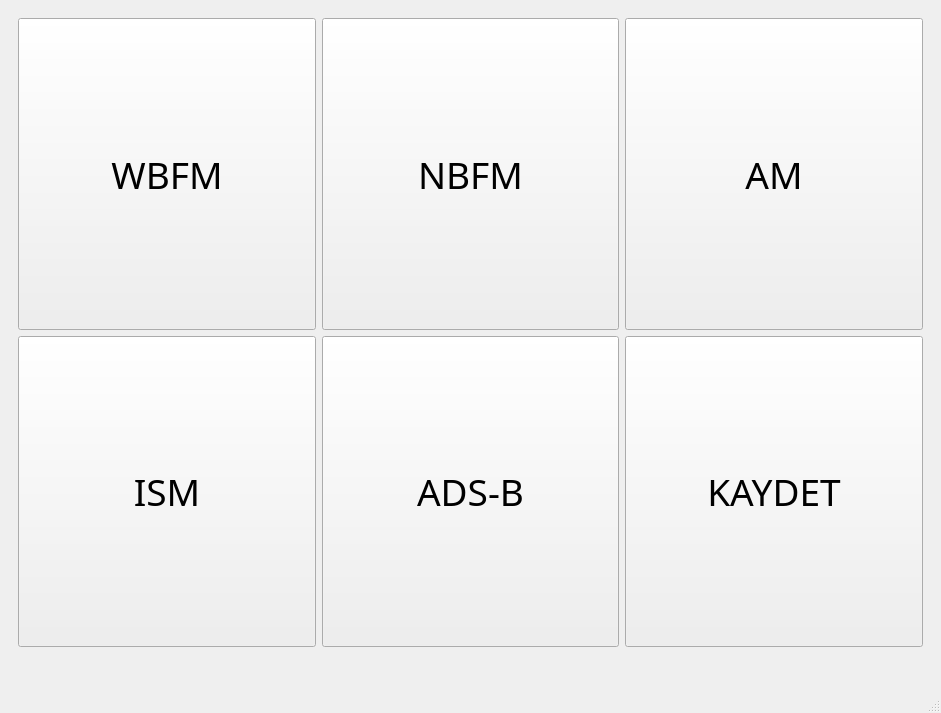
<?xml version="1.0" encoding="UTF-8"?>
<ui version="4.0">
 <class>MainWindow</class>
 <widget class="QMainWindow" name="MainWindow">
  <property name="geometry">
   <rect>
    <x>0</x>
    <y>0</y>
    <width>941</width>
    <height>713</height>
   </rect>
  </property>
  <property name="windowTitle">
   <string>Haberleşme Eğitim Kiti - HaKi</string>
  </property>
  <property name="windowIcon">
   <iconset>
    <normaloff>icons/2009232-200.png</normaloff>icons/2009232-200.png</iconset>
  </property>
  <property name="iconSize">
   <size>
    <width>10</width>
    <height>5</height>
   </size>
  </property>
  <widget class="QWidget" name="centralwidget">
   <layout class="QGridLayout" name="gridLayout_2">
    <item row="0" column="0">
     <widget class="QStackedWidget" name="stackedWidget">
      <property name="currentIndex">
       <number>1</number>
      </property>
      <widget class="QWidget" name="page">
       <layout class="QGridLayout" name="gridLayout_7">
        <item row="0" column="0">
         <layout class="QGridLayout" name="gridLayout_5">
          <item row="5" column="1">
           <widget class="QPushButton" name="pushButton">
            <property name="sizePolicy">
             <sizepolicy hsizetype="Preferred" vsizetype="Preferred">
              <horstretch>0</horstretch>
              <verstretch>0</verstretch>
             </sizepolicy>
            </property>
            <property name="font">
             <font>
              <family>MS Reference Sans Serif</family>
              <pointsize>10</pointsize>
             </font>
            </property>
            <property name="text">
             <string>KAYDET</string>
            </property>
            <property name="icon">
             <iconset>
              <normaloff>icons/record.png</normaloff>icons/record.png</iconset>
            </property>
           </widget>
          </item>
          <item row="1" column="1">
           <spacer name="verticalSpacer_4">
            <property name="orientation">
             <enum>Qt::Vertical</enum>
            </property>
            <property name="sizeType">
             <enum>QSizePolicy::Preferred</enum>
            </property>
            <property name="sizeHint" stdset="0">
             <size>
              <width>20</width>
              <height>40</height>
             </size>
            </property>
           </spacer>
          </item>
          <item row="2" column="0" colspan="3">
           <widget class="QLabel" name="label_2">
            <property name="font">
             <font>
              <family>MS Reference Sans Serif</family>
             </font>
            </property>
            <property name="text">
             <string>Merkez Freakns (MHz):</string>
            </property>
           </widget>
          </item>
          <item row="0" column="1">
           <widget class="QLabel" name="label_5">
            <property name="font">
             <font>
              <family>MS Reference Sans Serif</family>
              <pointsize>10</pointsize>
             </font>
            </property>
            <property name="text">
             <string>KAYDETME SEÇENEKLERİ</string>
            </property>
           </widget>
          </item>
          <item row="4" column="1">
           <spacer name="verticalSpacer_3">
            <property name="orientation">
             <enum>Qt::Vertical</enum>
            </property>
            <property name="sizeType">
             <enum>QSizePolicy::Expanding</enum>
            </property>
            <property name="sizeHint" stdset="0">
             <size>
              <width>20</width>
              <height>40</height>
             </size>
            </property>
           </spacer>
          </item>
          <item row="3" column="0" colspan="3">
           <layout class="QGridLayout" name="gridLayout_6">
            <item row="1" column="0">
             <widget class="QLabel" name="label_6">
              <property name="font">
               <font>
                <family>MS Reference Sans Serif</family>
               </font>
              </property>
              <property name="text">
               <string>Bant Genişliği:</string>
              </property>
             </widget>
            </item>
            <item row="2" column="2">
             <widget class="QRadioButton" name="radioButton_3">
              <property name="sizePolicy">
               <sizepolicy hsizetype="Preferred" vsizetype="Preferred">
                <horstretch>0</horstretch>
                <verstretch>0</verstretch>
               </sizepolicy>
              </property>
              <property name="font">
               <font>
                <family>MS Reference Sans Serif</family>
               </font>
              </property>
              <property name="text">
               <string>1.024 MHz</string>
              </property>
              <attribute name="buttonGroup">
               <string notr="true">buttonGroup</string>
              </attribute>
             </widget>
            </item>
            <item row="3" column="0">
             <widget class="QLabel" name="label_7">
              <property name="font">
               <font>
                <family>MS Reference Sans Serif</family>
               </font>
              </property>
              <property name="text">
               <string>Süre:</string>
              </property>
             </widget>
            </item>
            <item row="4" column="0">
             <widget class="QRadioButton" name="radioButton_4">
              <property name="sizePolicy">
               <sizepolicy hsizetype="Preferred" vsizetype="Preferred">
                <horstretch>0</horstretch>
                <verstretch>0</verstretch>
               </sizepolicy>
              </property>
              <property name="font">
               <font>
                <family>MS Reference Sans Serif</family>
               </font>
              </property>
              <property name="text">
               <string>15 s</string>
              </property>
              <attribute name="buttonGroup">
               <string notr="true">buttonGroup_2</string>
              </attribute>
             </widget>
            </item>
            <item row="4" column="2">
             <widget class="QRadioButton" name="radioButton_6">
              <property name="sizePolicy">
               <sizepolicy hsizetype="Preferred" vsizetype="Preferred">
                <horstretch>0</horstretch>
                <verstretch>0</verstretch>
               </sizepolicy>
              </property>
              <property name="font">
               <font>
                <family>MS Reference Sans Serif</family>
               </font>
              </property>
              <property name="text">
               <string>60 s</string>
              </property>
              <attribute name="buttonGroup">
               <string notr="true">buttonGroup_2</string>
              </attribute>
             </widget>
            </item>
            <item row="2" column="0">
             <widget class="QRadioButton" name="radioButton">
              <property name="sizePolicy">
               <sizepolicy hsizetype="Preferred" vsizetype="Preferred">
                <horstretch>0</horstretch>
                <verstretch>0</verstretch>
               </sizepolicy>
              </property>
              <property name="font">
               <font>
                <family>MS Reference Sans Serif</family>
               </font>
              </property>
              <property name="text">
               <string>2.4 MHz</string>
              </property>
              <attribute name="buttonGroup">
               <string notr="true">buttonGroup</string>
              </attribute>
             </widget>
            </item>
            <item row="4" column="1">
             <widget class="QRadioButton" name="radioButton_5">
              <property name="sizePolicy">
               <sizepolicy hsizetype="Preferred" vsizetype="Preferred">
                <horstretch>0</horstretch>
                <verstretch>0</verstretch>
               </sizepolicy>
              </property>
              <property name="font">
               <font>
                <family>MS Reference Sans Serif</family>
               </font>
              </property>
              <property name="text">
               <string>30 s</string>
              </property>
              <attribute name="buttonGroup">
               <string notr="true">buttonGroup_2</string>
              </attribute>
             </widget>
            </item>
            <item row="0" column="0" colspan="2">
             <widget class="QSlider" name="horizontalSlider">
              <property name="minimum">
               <number>24</number>
              </property>
              <property name="maximum">
               <number>1700</number>
              </property>
              <property name="singleStep">
               <number>10</number>
              </property>
              <property name="orientation">
               <enum>Qt::Horizontal</enum>
              </property>
             </widget>
            </item>
            <item row="0" column="2">
             <layout class="QHBoxLayout" name="horizontalLayout">
              <item>
               <spacer name="horizontalSpacer_6">
                <property name="orientation">
                 <enum>Qt::Horizontal</enum>
                </property>
                <property name="sizeType">
                 <enum>QSizePolicy::Fixed</enum>
                </property>
                <property name="sizeHint" stdset="0">
                 <size>
                  <width>40</width>
                  <height>20</height>
                 </size>
                </property>
               </spacer>
              </item>
              <item>
               <widget class="QLabel" name="label_8">
                <property name="font">
                 <font>
                  <family>MS Reference Sans Serif</family>
                  <pointsize>8</pointsize>
                 </font>
                </property>
                <property name="text">
                 <string>24 MHz</string>
                </property>
               </widget>
              </item>
             </layout>
            </item>
            <item row="2" column="1">
             <widget class="QRadioButton" name="radioButton_2">
              <property name="sizePolicy">
               <sizepolicy hsizetype="Preferred" vsizetype="Preferred">
                <horstretch>0</horstretch>
                <verstretch>0</verstretch>
               </sizepolicy>
              </property>
              <property name="font">
               <font>
                <family>MS Reference Sans Serif</family>
               </font>
              </property>
              <property name="text">
               <string>2.048 MHz</string>
              </property>
              <attribute name="buttonGroup">
               <string notr="true">buttonGroup</string>
              </attribute>
             </widget>
            </item>
           </layout>
          </item>
          <item row="5" column="0">
           <spacer name="horizontalSpacer_4">
            <property name="orientation">
             <enum>Qt::Horizontal</enum>
            </property>
            <property name="sizeHint" stdset="0">
             <size>
              <width>40</width>
              <height>20</height>
             </size>
            </property>
           </spacer>
          </item>
          <item row="5" column="2">
           <spacer name="horizontalSpacer_3">
            <property name="orientation">
             <enum>Qt::Horizontal</enum>
            </property>
            <property name="sizeHint" stdset="0">
             <size>
              <width>40</width>
              <height>20</height>
             </size>
            </property>
           </spacer>
          </item>
          <item row="6" column="1">
           <widget class="QLabel" name="label_3">
            <property name="font">
             <font>
              <family>MS Reference Sans Serif</family>
              <pointsize>10</pointsize>
             </font>
            </property>
            <property name="text">
             <string>Kaydetme İlerlemesi:</string>
            </property>
           </widget>
          </item>
          <item row="10" column="1">
           <spacer name="verticalSpacer_5">
            <property name="orientation">
             <enum>Qt::Vertical</enum>
            </property>
            <property name="sizeHint" stdset="0">
             <size>
              <width>20</width>
              <height>40</height>
             </size>
            </property>
           </spacer>
          </item>
          <item row="7" column="0" colspan="3">
           <widget class="QProgressBar" name="progressBar">
            <property name="font">
             <font>
              <family>MS Reference Sans Serif</family>
              <pointsize>10</pointsize>
             </font>
            </property>
            <property name="value">
             <number>0</number>
            </property>
           </widget>
          </item>
          <item row="10" column="2">
           <layout class="QGridLayout" name="gridLayout_8">
            <item row="0" column="1">
             <spacer name="verticalSpacer_6">
              <property name="orientation">
               <enum>Qt::Vertical</enum>
              </property>
              <property name="sizeHint" stdset="0">
               <size>
                <width>20</width>
                <height>40</height>
               </size>
              </property>
             </spacer>
            </item>
            <item row="1" column="0">
             <spacer name="horizontalSpacer_5">
              <property name="orientation">
               <enum>Qt::Horizontal</enum>
              </property>
              <property name="sizeHint" stdset="0">
               <size>
                <width>40</width>
                <height>20</height>
               </size>
              </property>
             </spacer>
            </item>
            <item row="1" column="1">
             <widget class="QLabel" name="label_4">
              <property name="sizePolicy">
               <sizepolicy hsizetype="Fixed" vsizetype="Fixed">
                <horstretch>0</horstretch>
                <verstretch>0</verstretch>
               </sizepolicy>
              </property>
              <property name="maximumSize">
               <size>
                <width>100</width>
                <height>50</height>
               </size>
              </property>
              <property name="text">
               <string/>
              </property>
              <property name="pixmap">
               <pixmap>icons/HaKi_white.png</pixmap>
              </property>
              <property name="scaledContents">
               <bool>true</bool>
              </property>
             </widget>
            </item>
           </layout>
          </item>
          <item row="9" column="1">
           <widget class="QPushButton" name="pushButton_2">
            <property name="text">
             <string>Ana Ekran</string>
            </property>
           </widget>
          </item>
          <item row="8" column="1">
           <spacer name="verticalSpacer_2">
            <property name="orientation">
             <enum>Qt::Vertical</enum>
            </property>
            <property name="sizeHint" stdset="0">
             <size>
              <width>20</width>
              <height>40</height>
             </size>
            </property>
           </spacer>
          </item>
         </layout>
        </item>
       </layout>
      </widget>
      <widget class="QWidget" name="page_2">
       <layout class="QVBoxLayout" name="verticalLayout">
        <item>
         <layout class="QGridLayout" name="gridLayout">
          <item row="1" column="1">
           <widget class="QToolButton" name="toolButton_4">
            <property name="sizePolicy">
             <sizepolicy hsizetype="Minimum" vsizetype="Preferred">
              <horstretch>0</horstretch>
              <verstretch>0</verstretch>
             </sizepolicy>
            </property>
            <property name="font">
             <font>
              <family>MS Reference Sans Serif</family>
              <pointsize>28</pointsize>
             </font>
            </property>
            <property name="text">
             <string>ADS-B</string>
            </property>
            <property name="icon">
             <iconset>
              <normaloff>icons/flight.png</normaloff>icons/flight.png</iconset>
            </property>
            <property name="iconSize">
             <size>
              <width>200</width>
              <height>150</height>
             </size>
            </property>
            <property name="toolButtonStyle">
             <enum>Qt::ToolButtonTextUnderIcon</enum>
            </property>
           </widget>
          </item>
          <item row="1" column="0">
           <widget class="QToolButton" name="toolButton_3">
            <property name="sizePolicy">
             <sizepolicy hsizetype="Expanding" vsizetype="Expanding">
              <horstretch>0</horstretch>
              <verstretch>0</verstretch>
             </sizepolicy>
            </property>
            <property name="font">
             <font>
              <family>MS Reference Sans Serif</family>
              <pointsize>28</pointsize>
             </font>
            </property>
            <property name="text">
             <string>ISM</string>
            </property>
            <property name="icon">
             <iconset>
              <normaloff>icons/116053.png</normaloff>icons/116053.png</iconset>
            </property>
            <property name="iconSize">
             <size>
              <width>150</width>
              <height>150</height>
             </size>
            </property>
            <property name="toolButtonStyle">
             <enum>Qt::ToolButtonTextUnderIcon</enum>
            </property>
           </widget>
          </item>
          <item row="0" column="2">
           <widget class="QToolButton" name="toolButton_6">
            <property name="sizePolicy">
             <sizepolicy hsizetype="Expanding" vsizetype="Expanding">
              <horstretch>0</horstretch>
              <verstretch>0</verstretch>
             </sizepolicy>
            </property>
            <property name="font">
             <font>
              <family>MS Reference Sans Serif</family>
              <pointsize>28</pointsize>
             </font>
            </property>
            <property name="text">
             <string>AM</string>
            </property>
            <property name="icon">
             <iconset>
              <normaloff>icons/2214949.png</normaloff>icons/2214949.png</iconset>
            </property>
            <property name="iconSize">
             <size>
              <width>200</width>
              <height>150</height>
             </size>
            </property>
            <property name="toolButtonStyle">
             <enum>Qt::ToolButtonTextUnderIcon</enum>
            </property>
           </widget>
          </item>
          <item row="0" column="1">
           <widget class="QToolButton" name="toolButton_2">
            <property name="sizePolicy">
             <sizepolicy hsizetype="Expanding" vsizetype="Expanding">
              <horstretch>0</horstretch>
              <verstretch>0</verstretch>
             </sizepolicy>
            </property>
            <property name="font">
             <font>
              <family>MS Reference Sans Serif</family>
              <pointsize>28</pointsize>
             </font>
            </property>
            <property name="text">
             <string>NBFM</string>
            </property>
            <property name="icon">
             <iconset>
              <normaloff>icons/34_walkie_talkie.png</normaloff>icons/34_walkie_talkie.png</iconset>
            </property>
            <property name="iconSize">
             <size>
              <width>150</width>
              <height>150</height>
             </size>
            </property>
            <property name="toolButtonStyle">
             <enum>Qt::ToolButtonTextUnderIcon</enum>
            </property>
           </widget>
          </item>
          <item row="0" column="0">
           <widget class="QToolButton" name="toolButton">
            <property name="sizePolicy">
             <sizepolicy hsizetype="Expanding" vsizetype="Expanding">
              <horstretch>0</horstretch>
              <verstretch>0</verstretch>
             </sizepolicy>
            </property>
            <property name="font">
             <font>
              <family>MS Reference Sans Serif</family>
              <pointsize>28</pointsize>
             </font>
            </property>
            <property name="layoutDirection">
             <enum>Qt::LeftToRight</enum>
            </property>
            <property name="text">
             <string>WBFM</string>
            </property>
            <property name="icon">
             <iconset>
              <normaloff>icons/1302.png</normaloff>icons/1302.png</iconset>
            </property>
            <property name="iconSize">
             <size>
              <width>150</width>
              <height>150</height>
             </size>
            </property>
            <property name="toolButtonStyle">
             <enum>Qt::ToolButtonTextUnderIcon</enum>
            </property>
           </widget>
          </item>
          <item row="1" column="2">
           <widget class="QToolButton" name="toolButton_5">
            <property name="sizePolicy">
             <sizepolicy hsizetype="Expanding" vsizetype="Expanding">
              <horstretch>0</horstretch>
              <verstretch>0</verstretch>
             </sizepolicy>
            </property>
            <property name="font">
             <font>
              <family>MS Reference Sans Serif</family>
              <pointsize>28</pointsize>
             </font>
            </property>
            <property name="text">
             <string>KAYDET</string>
            </property>
            <property name="icon">
             <iconset>
              <normaloff>icons/274412.png</normaloff>icons/274412.png</iconset>
            </property>
            <property name="iconSize">
             <size>
              <width>200</width>
              <height>150</height>
             </size>
            </property>
            <property name="toolButtonStyle">
             <enum>Qt::ToolButtonTextUnderIcon</enum>
            </property>
           </widget>
          </item>
         </layout>
        </item>
        <item>
         <layout class="QHBoxLayout" name="horizontalLayout_3">
          <item>
           <spacer name="horizontalSpacer">
            <property name="orientation">
             <enum>Qt::Horizontal</enum>
            </property>
            <property name="sizeHint" stdset="0">
             <size>
              <width>40</width>
              <height>20</height>
             </size>
            </property>
           </spacer>
          </item>
          <item>
           <widget class="QLabel" name="label">
            <property name="sizePolicy">
             <sizepolicy hsizetype="Fixed" vsizetype="Fixed">
              <horstretch>0</horstretch>
              <verstretch>0</verstretch>
             </sizepolicy>
            </property>
            <property name="maximumSize">
             <size>
              <width>100</width>
              <height>50</height>
             </size>
            </property>
            <property name="text">
             <string/>
            </property>
            <property name="pixmap">
             <pixmap>icons/HaKi_white.png</pixmap>
            </property>
            <property name="scaledContents">
             <bool>true</bool>
            </property>
           </widget>
          </item>
         </layout>
        </item>
       </layout>
      </widget>
     </widget>
    </item>
   </layout>
  </widget>
  <widget class="QMenuBar" name="menubar">
   <property name="geometry">
    <rect>
     <x>0</x>
     <y>0</y>
     <width>941</width>
     <height>21</height>
    </rect>
   </property>
  </widget>
  <widget class="QStatusBar" name="statusbar"/>
 </widget>
 <resources/>
 <connections/>
 <buttongroups>
  <buttongroup name="buttonGroup_2"/>
  <buttongroup name="buttonGroup"/>
 </buttongroups>
</ui>
